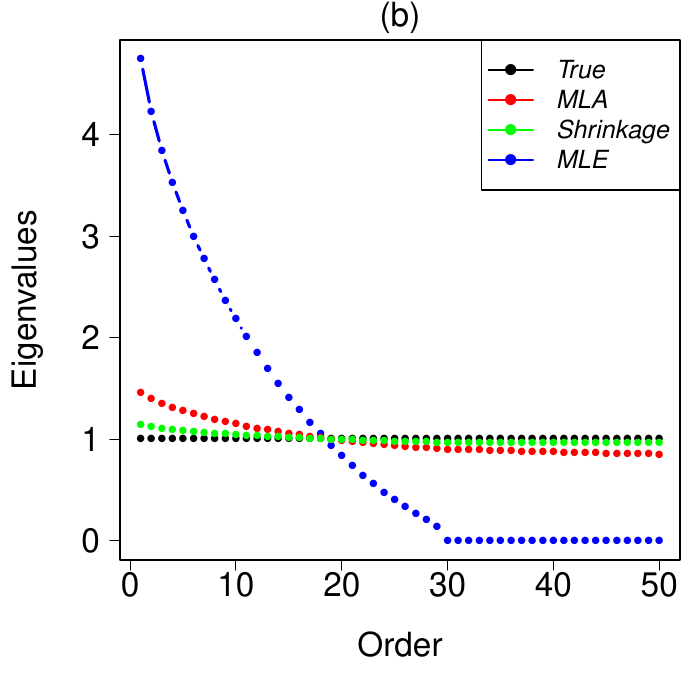

The script that saved this image:
# Eigenvalues Comparison of the proposed, shrinkage of
# Schafer & Strimmer (2005) and maximum likelihood methods.
# Here Ture covariance matrix is Identity and target is AR(1).

library(MASS)
library(corpcor)

# t.ar1 function             

t.ar1 <-  function(x) { # The function that estimate "t" in case of AR(1)
  n <- nrow(x)          # covariance structure given in equation 3.19. 
  p <- ncol(x)          # We will mention it in a comment wherever it is
  cor.psi <- cor(x)     # required
  sum <- 0
  for(t in 2:p){
    sum <- sum + cor.psi[t,t-1]
  }
  hat.t <- sum/(p-1)
}

p <- n.var <- 50
n <- 30
t <- 0.5

sigma <-  diag(p) # Identity as a true covariance matrix
e.tre <- eigen(sigma)$values
eigen.matrix <- matrix(NA,3,n.var)

res <- replicate(1000,{
  x <- mvrnorm(n=n, mu= rep(0,p), Sigma=sigma)
  # Calculate target matrix, i.e, AR(1)
  t.hat <- t.ar1(x)
  TAR.AR1 <- t.hat ^ outer(1:p, 1:p, function(aa, bb) abs(aa - bb))
  S <- cor(x)
  
  # Calculate gamma values for the proposed method
  k <- seq(0,p-1)
  gamma <- 1/(1+sum(abs(S - TAR.AR1))/(p+sum(2*k*(t.hat)^(p-k))))
  # Calculate the proposed estimator of the true covariance matrix
  sigma.gamma = gamma*S + (1-gamma)*TAR.AR1
  
  # Calculate the eigenvalues of all three proposed estimators
  MLA.eigen_values <- eigen(sigma.gamma)$values
  eigen_values.shrink <- eigen(cor.shrink(x,verbose = FALSE))$values
  MLE.eigen_values <- eigen(S)$values
  
  # Store the eigenvalues in the null matrix
  eigen.matrix[1,] <- MLE.eigen_values
  eigen.matrix[2,] <- MLA.eigen_values
  eigen.matrix[3,] <- eigen_values.shrink
  eigen.matrix
})
# Average the resulting eigenvalue repeated 1000 times
ave_eigen <- apply(res, c(1,2), mean)
yl <- max(rbind(ave_eigen, e.tre))

pdf(file="Ch04_Fig03(b).pdf")
par(mar=c(7,6,2,1), mgp = c(4,1,0))
plot(e.tre, type="b",lwd=3,pch=16,ylim = c(0,yl), xlab="Order",
     ylab = "Eigenvalues", cex.axis=2, yaxt="n", cex.lab=2)
axis(2, las=2, cex.axis=2)
points(ave_eigen[1,], type="b", lwd=3,pch=16 ,col= "20")
points(ave_eigen[2,], type="b", lwd=3,pch=16 ,col= "red")
points(ave_eigen[3,], type="b", lwd=3,pch=16 ,col= "green")
mtext("(b)", side = 3, line = 0.5, cex = 2)

legend("topright", legend = c("True", "MLA", "Shrinkage", "MLE"),
       cex = 1.5,box.lwd = 1,box.lty = 1,
       text.font = 3,col = c("black","red", "green", 20),
       lty = 1, pch = 16)
dev.off()